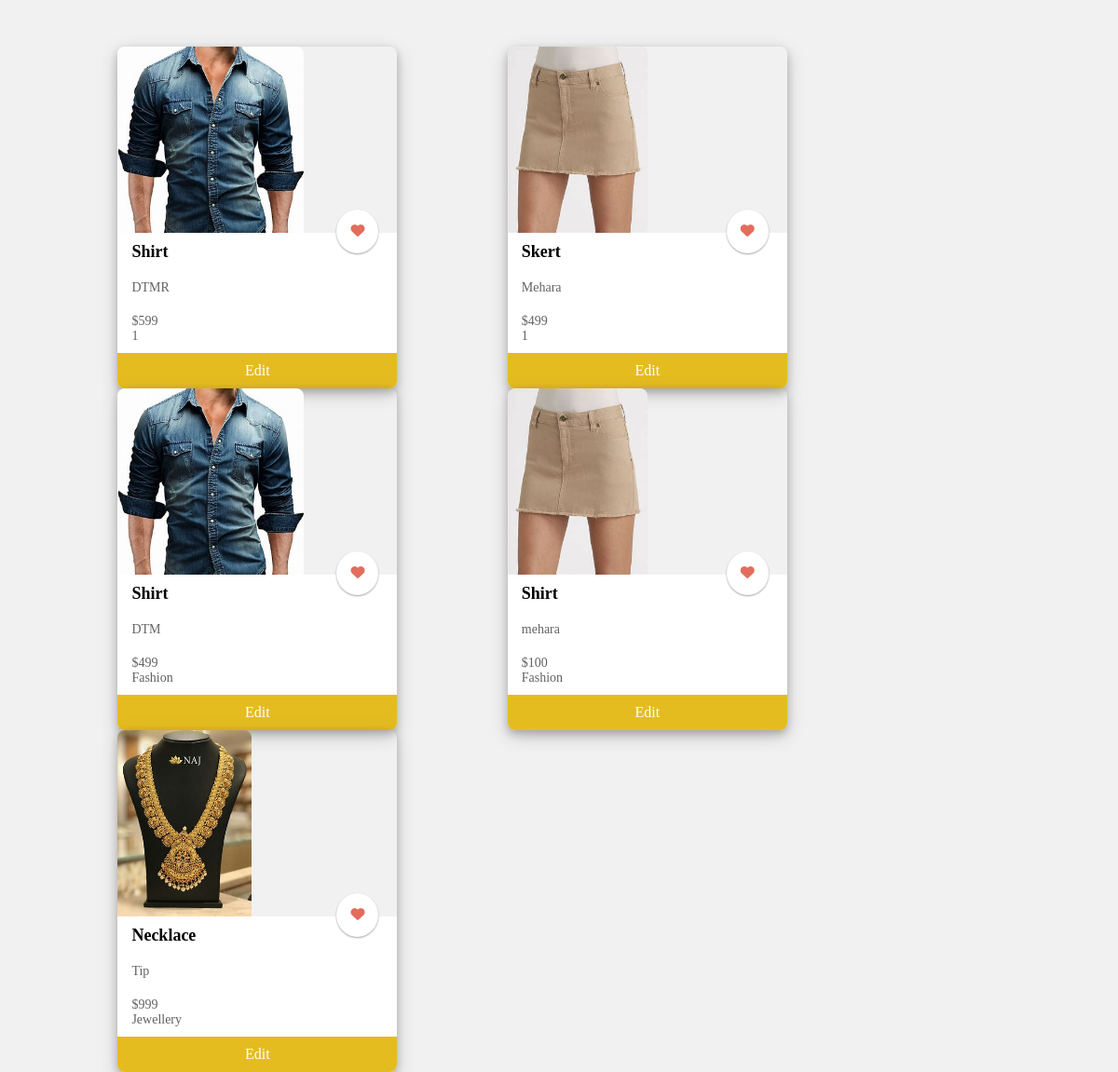
Screenshot of /ecommerce_app/pview/ with the database file from the repository.
### ecommerce_app/models.py (models this page shows, shortened)
class proadd(models.Model):
    name=models.CharField(max_length=200)
    size=models.CharField(max_length=100)
    brand=models.CharField(max_length=100)
    choice=[
        ('Fashion','Fashion'),
        ('Jewellery','Jewellery'),
        ('Electronic','Electronic'),
    ]
    p_type=models.CharField(max_length=200,choices=choice)
    price=models.IntegerField()
    quality=models.IntegerField()
    photo=models.FileField(upload_to='ecommerce_app/static')
    color=models.CharField(max_length=100)

### ecommerce_app/views.py (the view)
# urls.py: path('pview/',prodview),
def prodview(request):
    id1=[]
    pname=[]
    pbrand=[]
    pprice=[]
    photo=[]
    pptype=[]
    psize=[]
    pquality=[]
    pcolor=[]
    a = proadd.objects.all()
    for i in a:
        id=i.id
        id1.append(id)
        p_image=str(i.photo).split('/')[-1]
        photo.append(p_image)
        p_brand=i.brand
        pbrand.append(p_brand)
        ppname=i.name
        pname.append(ppname)
        p_price=i.price
        pprice.append(p_price)
        ptype=i.p_type
        pptype.append(ptype)
    mylist=zip(pname,pbrand,pprice,photo,pptype,id1)
    return render(request,'card_view.html',{'data':mylist})

### ecommerce_app/templates/card_view.html (shortened to what this page needs)
<!DOCTYPE html>
<html lang="en">
<head>
</head>
<body>
    {% for i,j,k,l,m,n in data %}
  <div class="container" style="margin-top:50px;">
        <div class="row">
            <div class="col-4">
                <div class="card-sl" style="width: 300px; margin-left: 10%;float:left; ">
                    <div class="card-image" style="height:200px; width: 100%;">
                        <img
                            src= "/static/{{l}}">
                    </div>
                    <a class="card-action" href="http://127.0.0.1:8000/ecommerce_app/wishlist/{{n}}"><i class="fa fa-heart"></i></a>
                    <div class="card-heading">
                        {{i}}
                    </div>
                    <div class="card-text">
                        {{j}}
                    </div>
                    <div class="card-text">
                        ${{k}}<br>
                        {{m}}
                    </div>
                    <a href="#" class="card-button">Edit</a>
                </div>
                {% endfor %}
                </div>
            </div>
        </div>
</body>
</html>

### ecommerce_app/templates/card_view.html (style rules this page uses)
body { font-family: Varela Round; background: #f1f1f1; }
a { text-decoration: none; }
.card-sl { border-radius: 8px; box-shadow: 0 4px 8px 0 rgba(0, 0, 0, 0.2), 0 6px 20px 0 rgba(0, 0, 0, 0.19); }
.card-image img { max-height: 100%; max-width: 100%; border-radius: 8px 8px 0px 0; }
.card-action { position: relative; float: right; margin-top: -25px; margin-right: 20px; z-index: 2; color: #E26D5C; background: #fff; border-radius: 100%; padding: 15px; font-size: 15px; box-shadow: 0 1px 2px 0 rgba(0, 0, 0, 0.2), 0 1px 2px 0 rgba(0, 0, 0, 0.19); }
.card-heading { font-size: 18px; font-weight: bold; background: #fff; padding: 10px 15px; }
.card-text { padding: 10px 15px; background: #fff; font-size: 14px; color: #636262; }
.card-button { display: flex; justify-content: center; padding: 10px 0; width: 100%; background-color: #e5bc20; color: #fff; border-radius: 0 0 8px 8px; }

### rows the page displays
proadd: data "Shirt", data "DTMR"
proadd: data "Skert", data "Mehara"
proadd: data "Shirt", data "DTM", data "Fashion"
proadd: data "Shirt", data "mehara", data "Fashion"
proadd: data "Necklace", data "Tip", data "Jewellery"

### other values shown
{{ k }} "599" "499" "499" "100" "999"
{{ m }} "1" "1"
